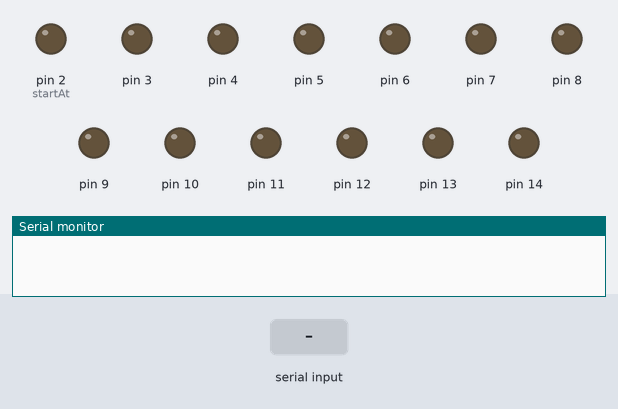
The sketch below on a simulated Arduino Uno, built with avr-gcc and run on an emulated ATmega328P. Shown: output pins drawn as LEDs (lit = HIGH), the last lines printed to the serial monitor. Inputs (shaded band) come from the test bench.

Above: at 1.2 s.
1.3 s: "1" received over Serial
At 2.5 s:
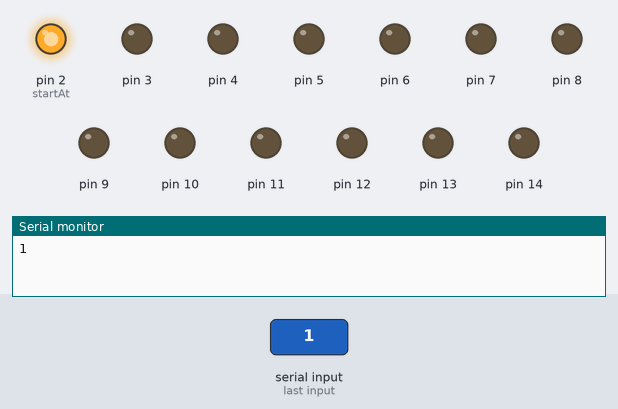
2.8 s: "0" received over Serial
At 3.6 s:
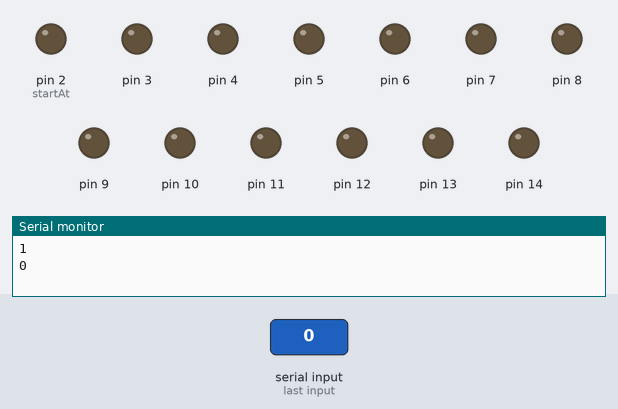
Timing chart, 0 to 5.8 s (numbered marks = the images above; inputs shaded):
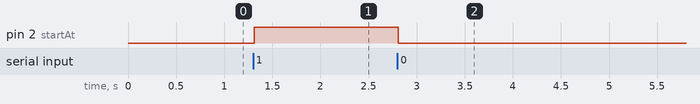

The sketch:

pintest.ino
```cpp
/*
 * Title:   Arduino Pin Controller
 * Author:  Michael Vartan
 * E-mail:  admin@mvartan.com
 * Usage:   Input bits into serial monitor. If your startAt is 2, and you type
 *          "10110100", the pin outputs will look like this:
 *          Pin 2: HIGH    Pin 6: LOW
 *          Pin 3: LOW     Pin 7: HIGH
 *          Pin 4: HIGH    Pin 8: LOW
 *          Pin 5: HIGH    Pin 9: LOW
 */

int incomingByte = 0;   // for incoming serial data
String s = "00000000";  // initial pinout.
int startAt = 2;        // first pin you are using. 2 is default.

void setup() {
        Serial.begin(9600);     // opens serial port, sets data rate to 9600 bps
        for(int i=0;i<=14;i++)  // opens all digital pins; include 15-19 to
           pinMode(i, OUTPUT);  // include analog pins
}

void loop() {
  String content = "";
  char character;

  while(Serial.available()) {   //begin read serial
      character = Serial.read();
      content.concat(character);
      delay(10);                // you must wait to recieve next character.
  } //end read serial.

  if (content != "") {
    Serial.println(content); // if we recieved input, send it back as feedback
    s=content;               // and remember it as variable s
  }

  for(int i=0;i<content.length();i++) {
    if(s[i]=='1')
      digitalWrite(startAt+i,HIGH); // set one high
        else
      digitalWrite(startAt+i,LOW);  // zero low
  }
}
```

Measured:
- after the input at 1.3 s, pin 2 (startAt): LOW → HIGH at once
- after the input at 2.8 s, pin 2 (startAt): HIGH → LOW at once
